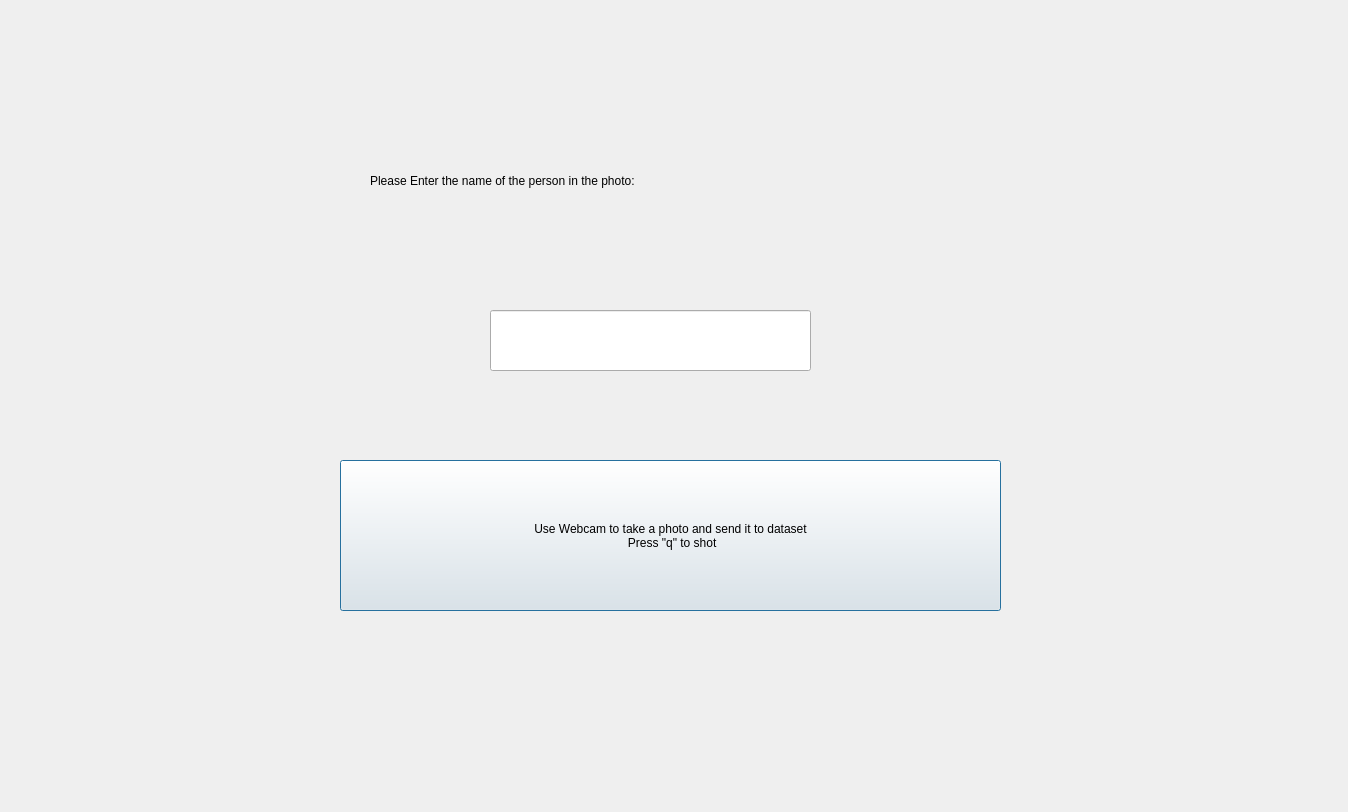
<?xml version="1.0" encoding="UTF-8"?>
<ui version="4.0">
 <class>Dialog</class>
 <widget class="QDialog" name="Dialog">
  <property name="geometry">
   <rect>
    <x>0</x>
    <y>0</y>
    <width>1348</width>
    <height>812</height>
   </rect>
  </property>
  <property name="windowTitle">
   <string>Dialog</string>
  </property>
  <widget class="QPushButton" name="pushButton">
   <property name="geometry">
    <rect>
     <x>340</x>
     <y>460</y>
     <width>661</width>
     <height>151</height>
    </rect>
   </property>
   <property name="text">
    <string>Use Webcam to take a photo and send it to dataset
 Press &quot;q&quot; to shot</string>
   </property>
  </widget>
  <widget class="QLabel" name="label">
   <property name="geometry">
    <rect>
     <x>370</x>
     <y>140</y>
     <width>591</width>
     <height>81</height>
    </rect>
   </property>
   <property name="text">
    <string>Please Enter the name of the person in the photo:</string>
   </property>
  </widget>
  <widget class="QLineEdit" name="lineEdit">
   <property name="geometry">
    <rect>
     <x>490</x>
     <y>310</y>
     <width>321</width>
     <height>61</height>
    </rect>
   </property>
  </widget>
 </widget>
 <resources/>
 <connections/>
</ui>
